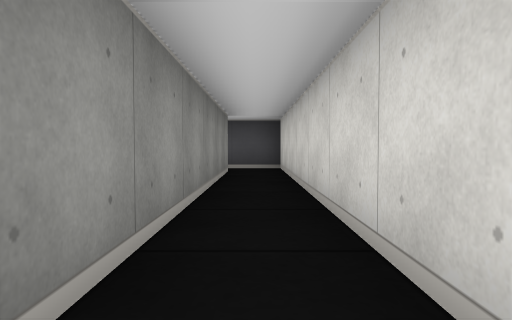
view 1 (above)

15 first-person views from a walk through a cub3D level. The camera is about half as high as the walls, tilts 2° down and sees 70° across. The floor is counted in squares. Each view is taken from the middle of a square. On the plan, view 1 faces up. The plan holds only what a view shows up to about 9 squares ahead; the rest is blank.

view 2
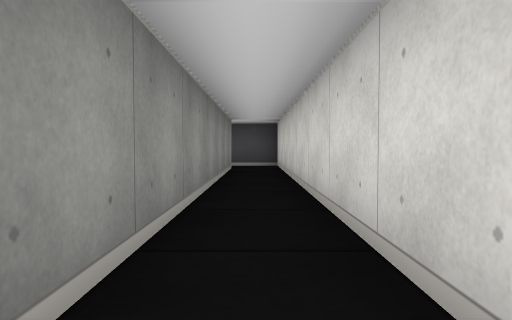

view 3
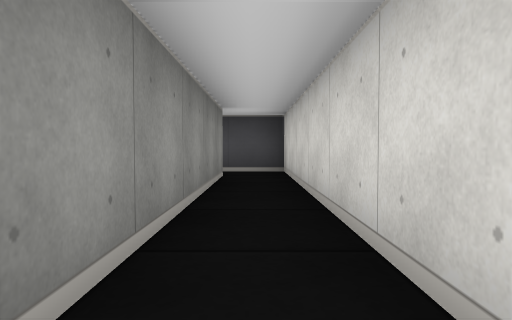

view 4
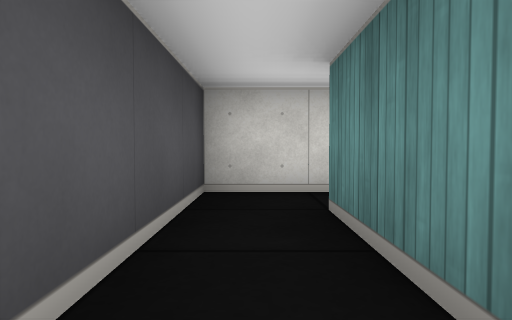

view 5
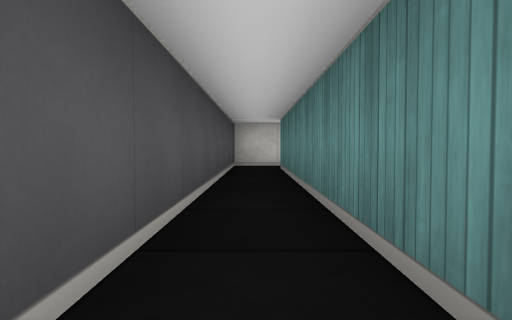

view 6
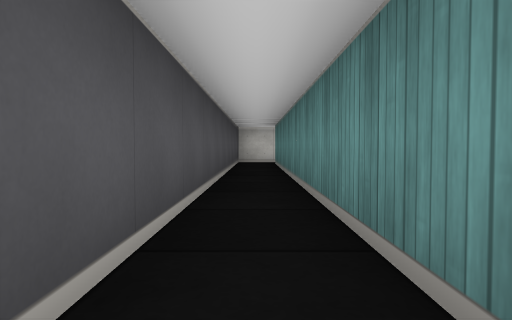

view 7
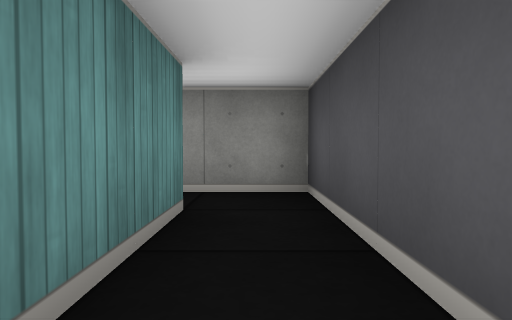

view 8
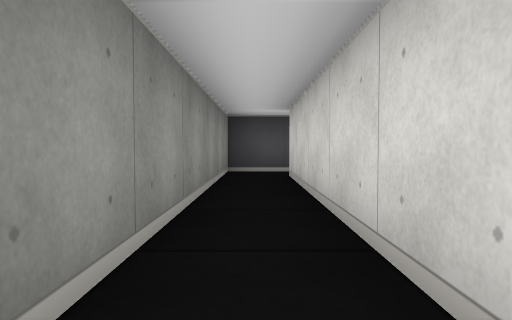

view 9
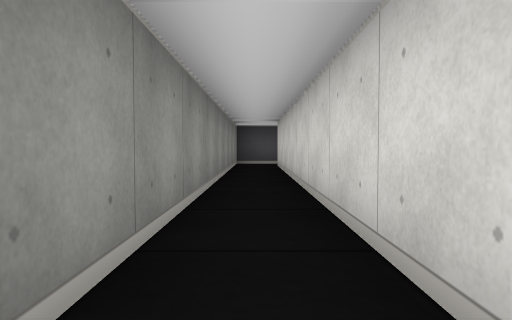

view 10
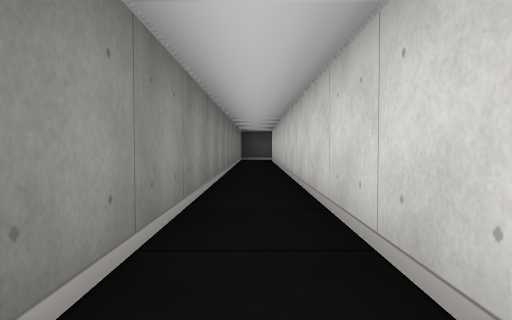

view 11
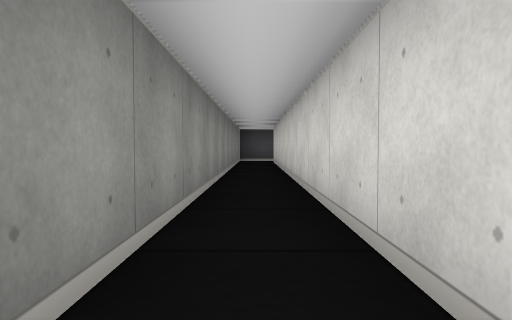

view 12
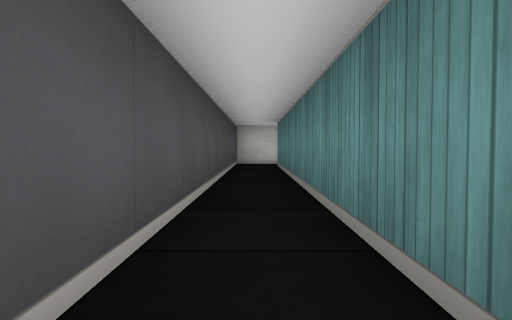

view 13
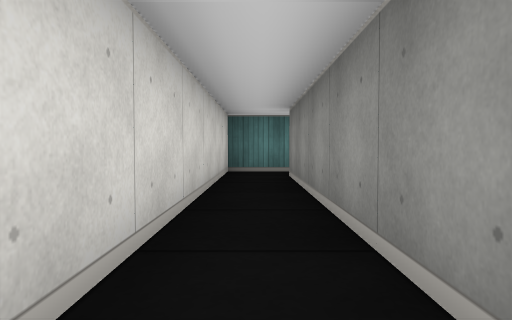

view 14
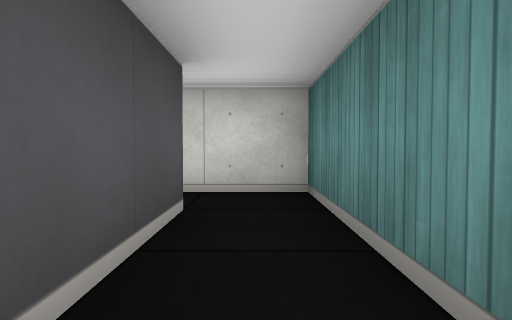

view 15
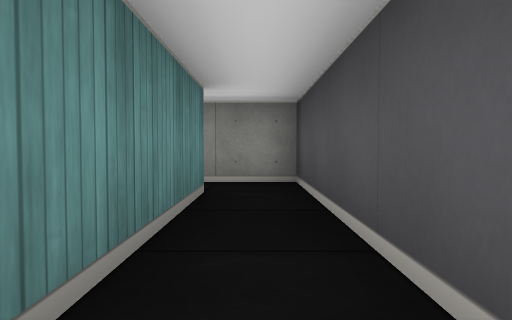

### Floor plan
Points are (right, up) in squares from view 1. A wall is a line through its corners. A room is listed if a view was taken in it or the views show most of it. See-through windows are left out.
Room 1 (views 1, 3, 4, 5, 7, 12, 13)
walls: (-9.5, 6.5) (-0.5, 6.5) (-0.5, -0.5); (0.5, -0.5) (0.5, 7.5) (-9.5, 7.5)
ways out: opening at (0, 0) to room 2; opening at (-9, 7) to room 3
Room 2 (views 2, 14, 15)
walls: (-3.5, -1.5) (0.5, -1.5) (0.5, -0.5); (-0.5, -0.5) (-4.5, -0.5) (-4.5, -1.8)
ways out: opening at (0, 0) to room 1; opening at (-4, -2)
Room 3 (views 6, 8, 9, 10, 11)
walls: (-9.5, -4.4) (-9.5, 6.5); (-9.5, 7.5) (-10.5, 7.5) (-10.5, -4.4)
ways out: opening at (-9, 7) to room 1

Where each view was taken, in squares from view 1:
view 1: 0 up, 0 right, facing up
view 2: 1 down, 0 right, facing up
view 3: 1 up, 0 right, facing up
view 4: 7 up, 3 left, facing right
view 5: 7 up, 8 left, facing right
view 6: 7 up, 10 left, facing right
view 7: 7 up, 7 left, facing left
view 8: 1 up, 10 left, facing up
view 9: 2 down, 10 left, facing up
view 10: 5 down, 10 left, facing up
view 11: 4 down, 10 left, facing up
view 12: 7 up, 9 left, facing right
view 13: 5 up, 0 right, facing down
view 14: 1 down, 3 left, facing right
view 15: 1 down, 0 right, facing left
